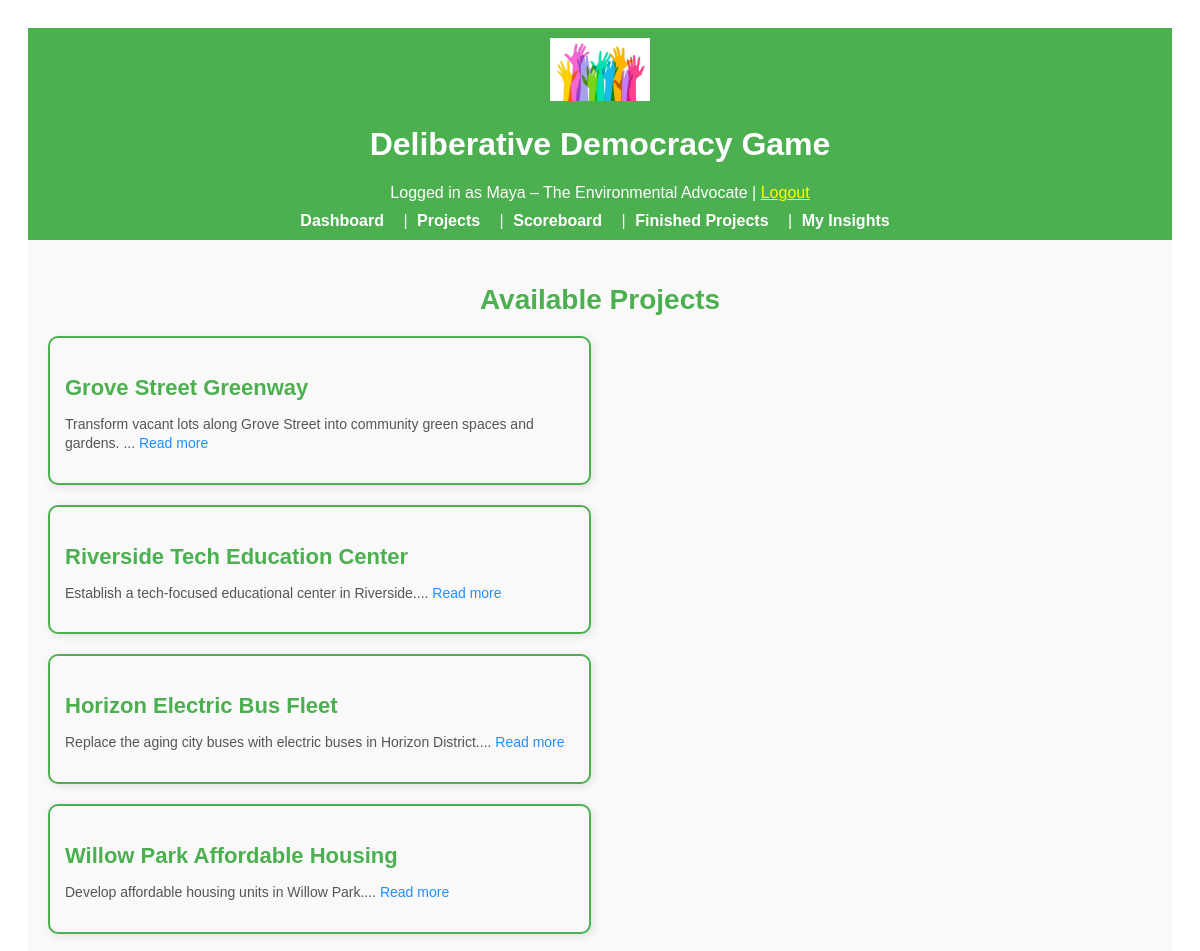
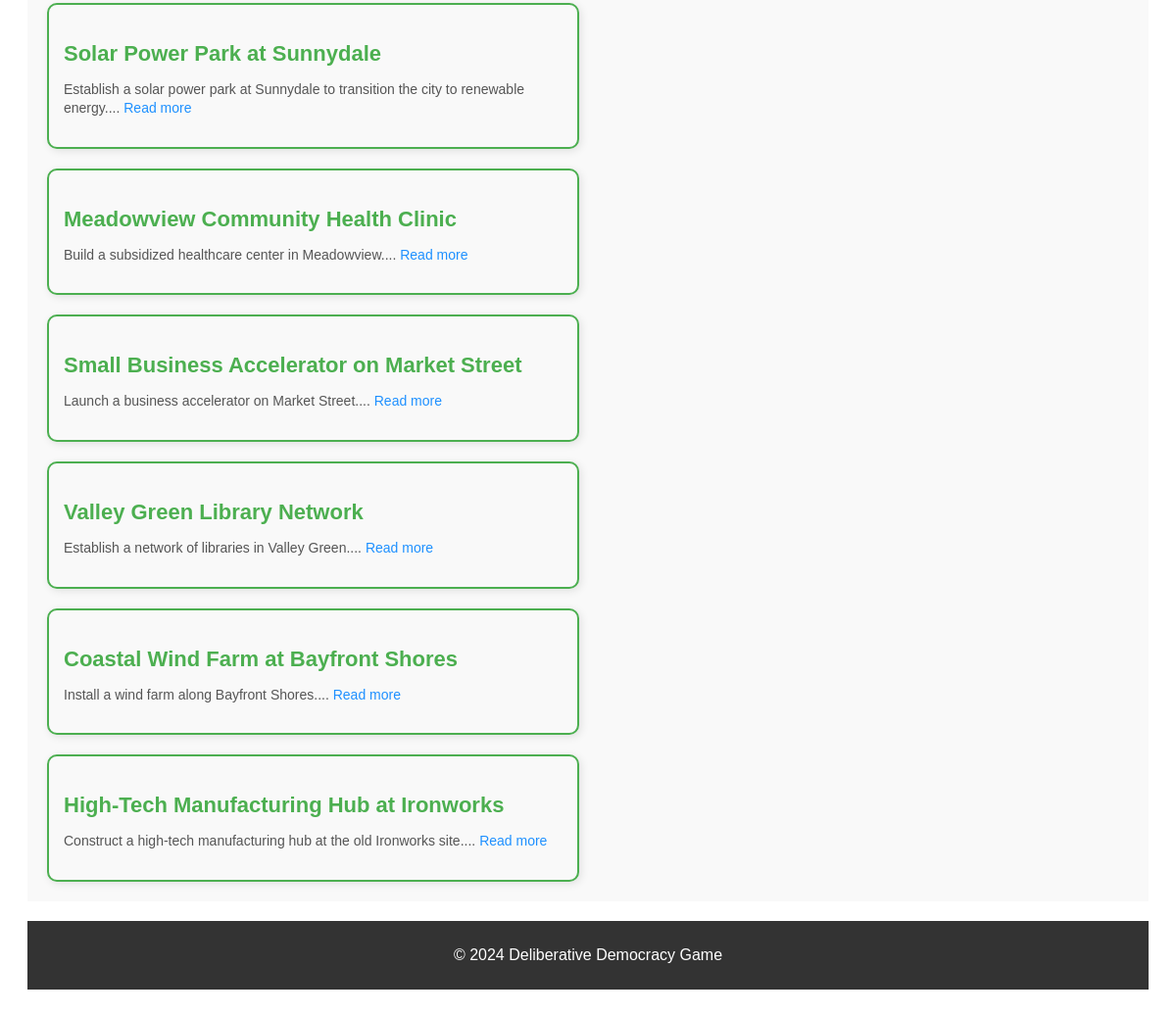
Screenshot of /projects (signed in) with the database file from the repository (2 pictures, top to bottom).
### app/models.py (models this page shows, shortened)
class User(UserMixin, db.Model):
    __tablename__ = "users"
    id = db.Column(db.Integer, primary_key=True)
    character_name = db.Column(db.String(64), unique=True, nullable=False)
    interests = db.Column(db.Text, nullable=True)
    utility_criteria = db.Column(db.Text, nullable=True)
    starting_resources = db.Column(db.Text, nullable=True)
    reading = db.Column(db.Text, nullable=True)
    environment = db.Column(db.Integer, default=0, nullable=True)
    money = db.Column(db.Integer, default=0, nullable=True)
    involvement = db.Column(db.Integer, default=0, nullable=True)
    welfare = db.Column(db.Integer, default=0, nullable=True)
    resources = db.relationship("Resource", backref="user", lazy=True)
    metrics = db.relationship("Metric", backref="user", lazy=True)

class Project(db.Model):
    __tablename__ = "projects"
    id = db.Column(db.Integer, primary_key=True)
    name = db.Column(db.String(128), nullable=False)
    description = db.Column(db.Text, nullable=True)
    outcomes = db.Column(db.Text, nullable=True)
    required_resources = db.Column(db.Text, nullable=True)
    is_completed = db.Column(db.Boolean, default=False)
    personal_metric_updates = db.Column(
        db.JSON, nullable=True
    )  # JSON for user-specific metric updates

### app/routes.py (the view)
@main.route("/projects")
@login_required
def project_list():
    projects = Project.query.filter_by(is_completed=False).all()
    for project in projects:
        project.description = re.sub(r"http\S+|<a .*?>.*?</a>", "", project.description)
    return render_template("project_list.html", projects=projects)

### app/routes.py (called while the page is built)
@login_manager.user_loader
def load_user(user_id):
    return User.query.get(int(user_id))

### app/templates/project_list.html (shortened to what this page needs)
{% extends "base.html" %}
{% block content %}
<h2 class="projects-header">Available Projects</h2>
{% if projects %}
<div class="projects-container">
    {% for project in projects %}
    <div class="project-card">
        <h3 class="project-title">
            <a href="{{ url_for('main.project_detail', project_id=project.id) }}" class="project-link">{{ project.name
                }}</a>
        </h3>
        <p class="project-description">{{ project.description[:100] }}... <a
                href="{{ url_for('main.project_detail', project_id=project.id) }}" class="read-more">Read more</a></p>
    </div>
    {% endfor %}
</div>
{% else %}
<p class="no-projects-message">No projects available at the moment. Please check back later.</p>
{% endif %}
{% endblock %}

### app/templates/base.html (shortened to what this page needs)
<!DOCTYPE html>
<html lang="en">
<head>
    <link rel="stylesheet" href="{{ url_for('static', filename='css/styles.css') }}">
</head>
<body>
    <header style="background-color: #4CAF50; padding: 10px; color: white; text-align: center;">
        <img src="{{ url_for('static', filename='images/logo.png') }}" alt="Game Logo"
            style="width: 100px; height: auto;">
        <h1>Deliberative Democracy Game</h1>
        {% if current_user.is_authenticated %}
        <p style="margin: 0;">Logged in as {{ current_user.character_name }} | <a href="{{ url_for('main.logout') }}"
                style="color: yellow;">Logout</a></p>
        {% endif %}
        <nav style="margin-top: 10px;">
            <a href="{{ url_for('main.dashboard') }}" style="color: white; padding: 5px;">Dashboard</a> |
            <a href="{{ url_for('main.project_list') }}" style="color: white; padding: 5px;">Projects</a> |
            <a href="{{ url_for('main.score_board') }}" style="color: white; padding: 5px;">Scoreboard</a> |
            <a href="{{ url_for('main.finished_projects') }}" style="color: white; padding: 5px;">Finished Projects</a>
            |
            <a href="{{ url_for('main.insight') }}" style="color: white; padding: 5px;">My Insights</a>
        </nav>
    </header>
    <main style="padding: 20px; background-color: #f9f9f9;">
        {% block content %}{% endblock %}
    </main>
    <footer style="background-color: #333; color: white; text-align: center; padding: 10px; margin-top: 20px;">
        <p>&copy; 2024 Deliberative Democracy Game</p>
    </footer>
</body>
</html>

### app/static/css/styles.css (style rules this page uses)
header { background-color: #4CAF50; color: white; padding: 15px; text-align: center; }
nav a { color: white; text-decoration: none; margin-right: 10px; font-weight: bold; }
footer { background-color: #333; color: white; text-align: center; padding: 10px; margin-top: 20px; }
.project-title { font-size: 22px; color: #333; margin-bottom: 10px; }
.projects-header { color: #4CAF50; text-align: center; font-size: 28px; margin-bottom: 20px; }
.projects-container { display: flex; flex-wrap: wrap; gap: 20px; justify-content: space-between; }
.project-card { background-color: #f9f9f9; border: 2px solid #4CAF50; border-radius: 10px; padding: 15px; box-shadow: 2px 2px 8px rgba(0, 0, 0, 0.1); flex-basis: calc(47% - 10px); transition: transform 0.2s; }
.project-link { text-decoration: none; color: #4CAF50; transition: color 0.2s; }
.project-description { font-size: 14px; line-height: 1.4; color: #555; }
.read-more { text-decoration: none; color: #1e90ff; }

### rows the page displays
User: character_name "Maya – The Environmental Advocate"
Project: name "Grove Street Greenway", description "Transform vacant lots along Grove Street into community green spaces and gardens."
Project: name "Riverside Tech Education Center", description "Establish a tech-focused educational center in Riverside."
Project: name "Horizon Electric Bus Fleet", description "Replace the aging city buses with electric buses in Horizon District."
Project: name "Willow Park Affordable Housing", description "Develop affordable housing units in Willow Park."
Project: name "Solar Power Park at Sunnydale", description "Establish a solar power park at Sunnydale to transition the city to renewable energy."
Project: name "Meadowview Community Health Clinic", description "Build a subsidized healthcare center in Meadowview."
Project: name "Small Business Accelerator on Market Street", description "Launch a business accelerator on Market Street."
Project: name "Valley Green Library Network", description "Establish a network of libraries in Valley Green."
Project: name "Coastal Wind Farm at Bayfront Shores", description "Install a wind farm along Bayfront Shores."
Project: name "High-Tech Manufacturing Hub at Ironworks", description "Construct a high-tech manufacturing hub at the old Ironworks site."
